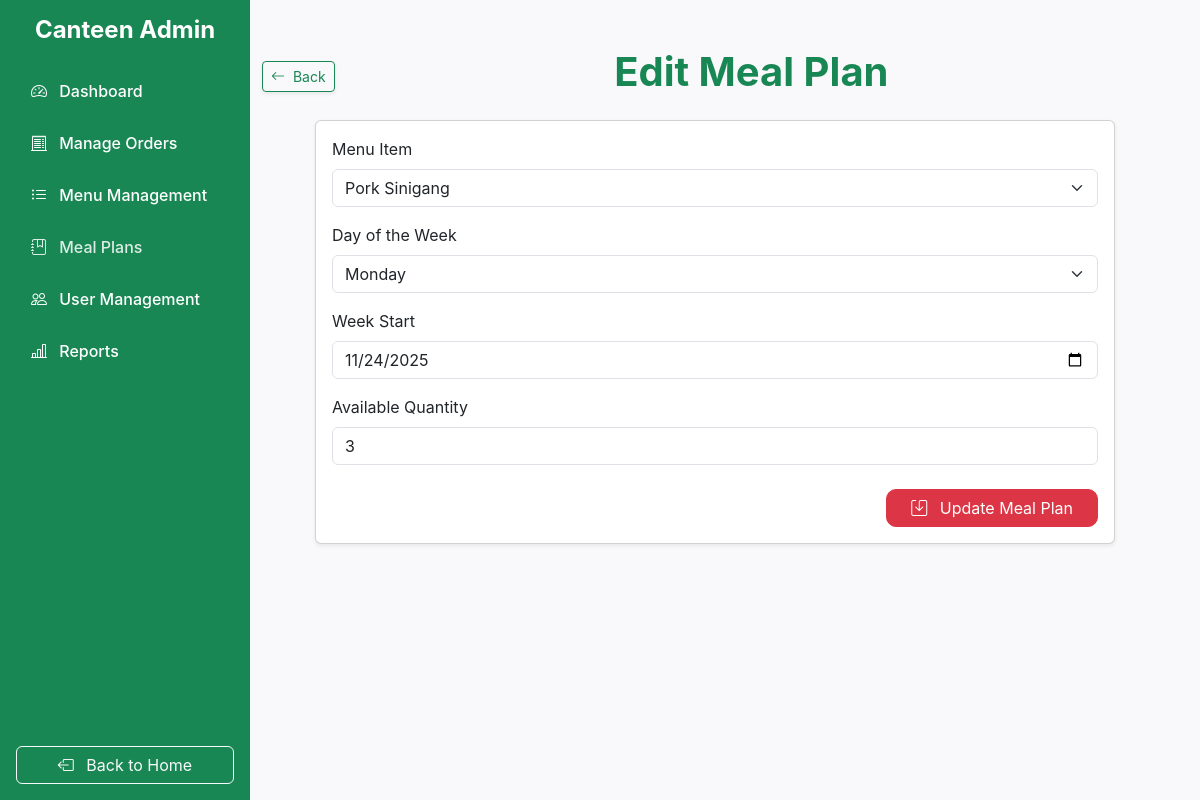
Screenshot of /pages/admin-pages/edit_meal_plan.php?id=17 (signed in) with the database file from the repository.
### tables this page shows
CREATE TABLE IF NOT EXISTS `meal_plans` (
  `plan_id` INT NOT NULL AUTO_INCREMENT,
  `item_id` INT NOT NULL,
  `day_of_week` ENUM('Monday', 'Tuesday', 'Wednesday', 'Thursday', 'Friday') NOT NULL,
  `week_start` DATE NOT NULL,
  `available_qty` INT NULL DEFAULT '0',
  `status` ENUM('available', 'unavailable') NULL DEFAULT 'available',
  PRIMARY KEY (`plan_id`),
  INDEX `item_id` (`item_id` ASC),
  CONSTRAINT `meal_plans_ibfk_1`
    FOREIGN KEY (`item_id`)
    REFERENCES `menu_items` (`item_id`)
    ON DELETE CASCADE
    ON UPDATE CASCADE);

CREATE TABLE IF NOT EXISTS `menu_items` (
  `item_id` INT NOT NULL AUTO_INCREMENT,
  `item_name` VARCHAR(100) NOT NULL,
  `category` ENUM('Breakfast', 'Lunch', 'Snack', 'Beverage') NULL DEFAULT NULL,
  `price` DECIMAL(10,2) NOT NULL,
  `stock` INT NOT NULL,
  `description` TEXT NULL DEFAULT NULL,
  `image` VARCHAR(100) NULL DEFAULT NULL,
  `status` ENUM('active', 'inactive') NULL DEFAULT 'active',
  PRIMARY KEY (`item_id`));

### pages/admin-pages/edit_meal_plan.php (the view, shortened to what this page needs)
<?php
    include('../../includes/sidebar.php');
?>
<main class="admin-content container my-5 fullHeight d-flex flex-column align-items-center justify-content-start">
    <?php
        include('../../config/db.php');
        if (isset($_GET['id'])) {
            $planId = intval($_GET['id']);
            $stmt = $conn->prepare("SELECT * FROM meal_plans WHERE plan_id = ?");
            $stmt->bind_param("i", $planId);
            $stmt->execute();
            $result = $stmt->get_result();
            if ($result->num_rows > 0) {
                $mealPlan = $result->fetch_assoc();
            } else {
                echo "<div class='alert alert-danger'>Meal plan not found.</div>";
                exit();
            }
        } else {
            echo "<div class='alert alert-danger'>Invalid request.</div>";
            exit();
        }
        $sql = "SELECT item_id, item_name FROM menu_items WHERE status = 'active' ORDER BY item_name ASC";
        $result = $conn->query($sql);
        $menuItems = [];
        if ($result->num_rows > 0) {
            while($row = $result->fetch_assoc()) {
                $menuItems[] = $row;
            }
        }
    ?>
    <div class="d-flex justify-content-between align-items-center w-100 mb-3">
        <div class="d-flex align-items-center gap-2">
            <a href="manage_meal_plans.php" class="btn btn-outline-success btn-sm shadow-sm">
                <i class="bi bi-arrow-left me-1"></i> Back
            </a>
        </div>
        <h1 class="text-center flex-grow-1 fw-bold text-success">Edit Meal Plan</h1>
    </div>
    <div class="card shadow-sm w-100" style="max-width: 800px;">
        <div class="card-body">
            <form class="needs-validation" id="editMealPlanForm" method="POST" novalidate>
                <div class="mb-3">
                    <label for="item_id" class="form-label">Menu Item</label>
                    <select class="form-select" id="item_id" name="item_id" required>
                        <?php foreach ($menuItems as $item): ?>
                            <option value="<?php echo htmlspecialchars($item['item_id']); ?>" <?php if ($item['item_id'] == $mealPlan['item_id']) echo 'selected'; ?>>
                                <?php echo htmlspecialchars($item['item_name']); ?>
                            </option>
                        <?php endforeach; ?>
                    </select>
                </div>
                <div class="mb-3">
                    <label for="day_of_week" class="form-label">Day of the Week</label>
                    <select class="form-select" id="day_of_week" name="day_of_week" required>
                        <option value="Monday" <?php if ($mealPlan['day_of_week'] === 'Monday') echo 'selected'; ?>>Monday</option>
                    </select>
                </div>
                <div class="mb-3">
                    <label for="week_start" class="form-label">Week Start</label>
                    <input type="date" class="form-control" id="week_start" name="week_start" value="<?php echo htmlspecialchars($mealPlan['week_start']); ?>" required>
                </div>
                <div class="mb-3">
                    <label for="available_qty" class="form-label">Available Quantity</label>
                    <input type="number" class="form-control" id="available_qty" name="available_qty" value="<?php echo htmlspecialchars($mealPlan['available_qty']); ?>" required min="1">
                </div>
                <div class="text-end mt-4">
                    <button type="submit" class="btn btn-danger px-4">
                        <i class="bi bi-save me-2"></i> Update Meal Plan
                    </button>
                </div>
            </form>
        </div>
    </div>
</main>
<?php include('../../includes/closing.php'); ?>

### assets/css/admin.css (style rules this page uses)
.fullHeight { min-height: 85vh; }
.btn-danger { border-radius: 10px; }
body { margin: 0; font-family: "Inter", sans-serif; background-color: #f9f9fb; }
.admin-content { margin-left: 250px; margin-right: 20px; width: calc(100% - 250px); }

### rows the page displays
meal_plans: item_id "Pork Sinigang", day_of_week "Monday", week_start "11/24/2025", available_qty "3"
